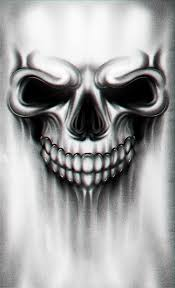
#> input picture skull.jpg, 175 x 288 px
$ python ascii.py
#> lines starting #> are read from the running program, lines starting #| are printed output that depends on the picture

from PIL import Image
import numpy as np
from collections import namedtuple
from colorama import Fore, Back, Style

Size = namedtuple('Size', ['width', 'height'])

tile_size = Size(width = 10, height = 20)
image_size = Size(width = 2000, height = 2000) #change the size of from changing width and height
no_horizontal_tiles = int(image_size.width / tile_size.width)
no_vertical_tiles = int(image_size.height / tile_size.height)

img = Image.open('skull.jpg') #input image file
#> img is the input picture: PIL image 175x288 RGB; mean R, G, B 165.3, 165.6, 165.6
img = img.convert('L')
#> img: PIL image 175x288 L
img = img.resize(image_size)
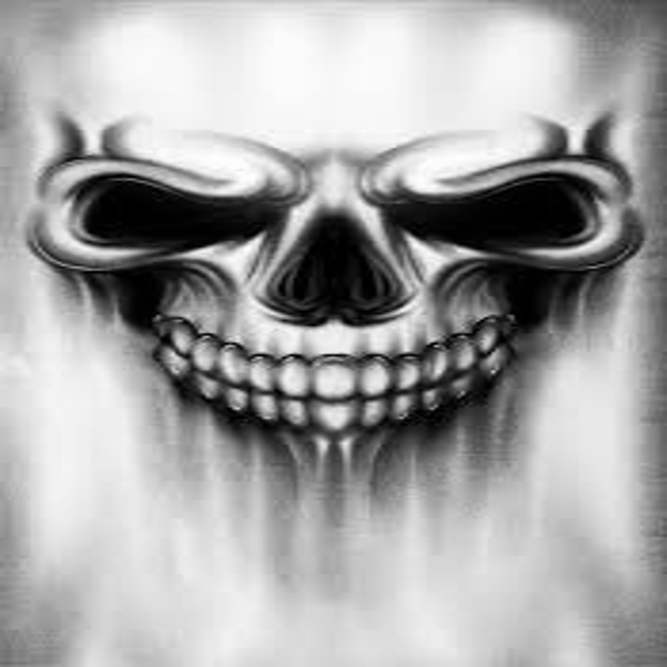
#> img: PIL image 2000x2000 L (shown at 1/3 size); min 0, max 255, mean 165.5

def find_tile_brightness(img_section):
    width, height = img_section.size
    pixels = np.array(img_section)
    return np.average(pixels.reshape(width * height))


brightness_grid = []

for y in range(0, image_size.height, tile_size.height):
    row = []
    for x in range(0, image_size.width, tile_size.width):
        img_tile = img.crop((x,y,x + tile_size.width, y + tile_size.height))
        row.append(find_tile_brightness(img_tile))
    brightness_grid.append(row)
#> after the loop, brightness_grid = 100 items

def print_art():
    print(Fore.LIGHTBLUE_EX + "ASCII ART: \n")

    for x in range(0, no_vertical_tiles):
        for y in range(0, no_horizontal_tiles):
            filler = ''
            #import Fore to change color of each element
            if brightness_grid[x][y] < 10:
                filler = Fore.CYAN + '?'
            elif brightness_grid[x][y] >= 10 and brightness_grid[x][y] < 20:
                filler = Fore.BLUE + ','
            elif brightness_grid[x][y] >= 20 and brightness_grid[x][y] < 50:
                filler = Fore.BLACK + '+'
            elif brightness_grid[x][y] >= 50 and brightness_grid[x][y] < 100:
                filler = Fore.RED + '='
            elif brightness_grid[x][y] >= 100 and brightness_grid[x][y] < 140:
                filler = Fore.MAGENTA + 's'
            elif brightness_grid[x][y] >= 140 and brightness_grid[x][y] < 180:
                filler = Fore.CYAN+'.'
            elif brightness_grid[x][y] >= 180 and brightness_grid[x][y] < 200:
                filler = Fore.LIGHTBLACK_EX +'$'
            elif brightness_grid[x][y] >= 200 and brightness_grid[x][y] < 220:
                filler = Fore.GREEN+ '#'
            elif brightness_grid[x][y] >= 220:
                filler = Fore.YELLOW + '@'


            print(filler, end="")

        print("", end="\n")


print_art()
